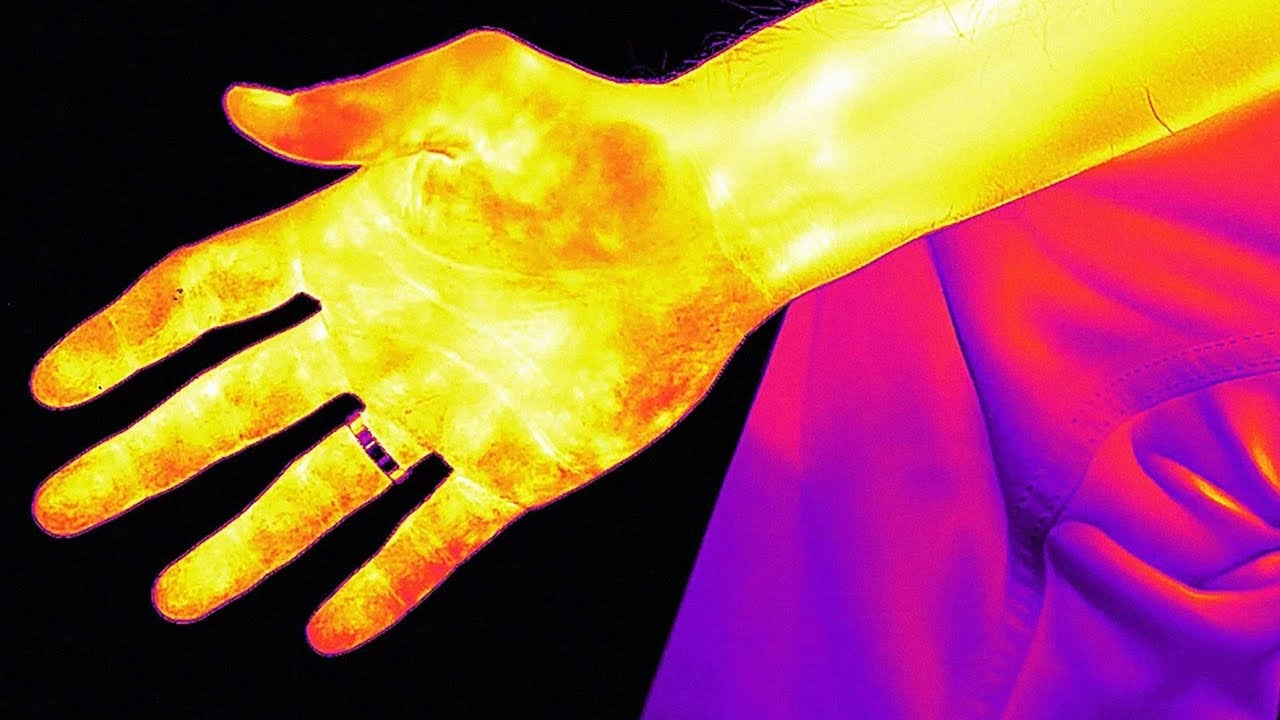
#> input picture session 8/pics/thermal.jpg, 1280 x 720 px
$ jupyter execute BN.ipynb
#> lines starting #> are read from the running program, lines starting #| are printed output that depends on the picture
[cell 1]
import numpy as np
import cv2
import PIL
from matplotlib import pyplot as plt

# Normal Image

[cell 2]
# img = PIL.Image.open('richard.jpg')
img = PIL.Image.open('thermal.jpg')
#> img is the input picture: PIL image 1280x720 RGB; mean R, G, B 154.7, 89.5, 71.5

img

[cell 3]
img = np.array(img)

# MEAN OF CHANNEL
vals = img.mean(axis=2).flatten()
count,bins = np.histogram(vals,range(255))
#> count = 254 values, max 109446 at index 3, min 7 at index 253, mean 3628.3; bins = 255 values from 0 to 254
plt.bar(bins[:-1]-0.5,count,width=1,edgecolor='none')
plt.show()
#> figure, not shown here; tallest bar 109446 high, from x = 2 to 3

[cell 4]
channel =0 #0,1,2
hist2 , bin_edge = np.histogram(img[:,:,channel].ravel(),bins=256,range=(0,256))
#> hist2 = 256 values, max 97333 at index 3, min 122 at index 49, mean 3600; bin_edge = 257 values from 0 to 256
plt.plot(bin_edge[0:-1],hist2)
plt.show()
#> figure, not shown here; curve peaks at x = 3, y = 97333

# Equalize Image

[cell 5]
# img = cv2.imread('richard.jpg')

img = cv2.imread('thermal.jpg')
#> img: shape (720, 1280, 3)
img = cv2.cvtColor(img, cv2.COLOR_BGR2RGB)
r,g,b = cv2.split(img)
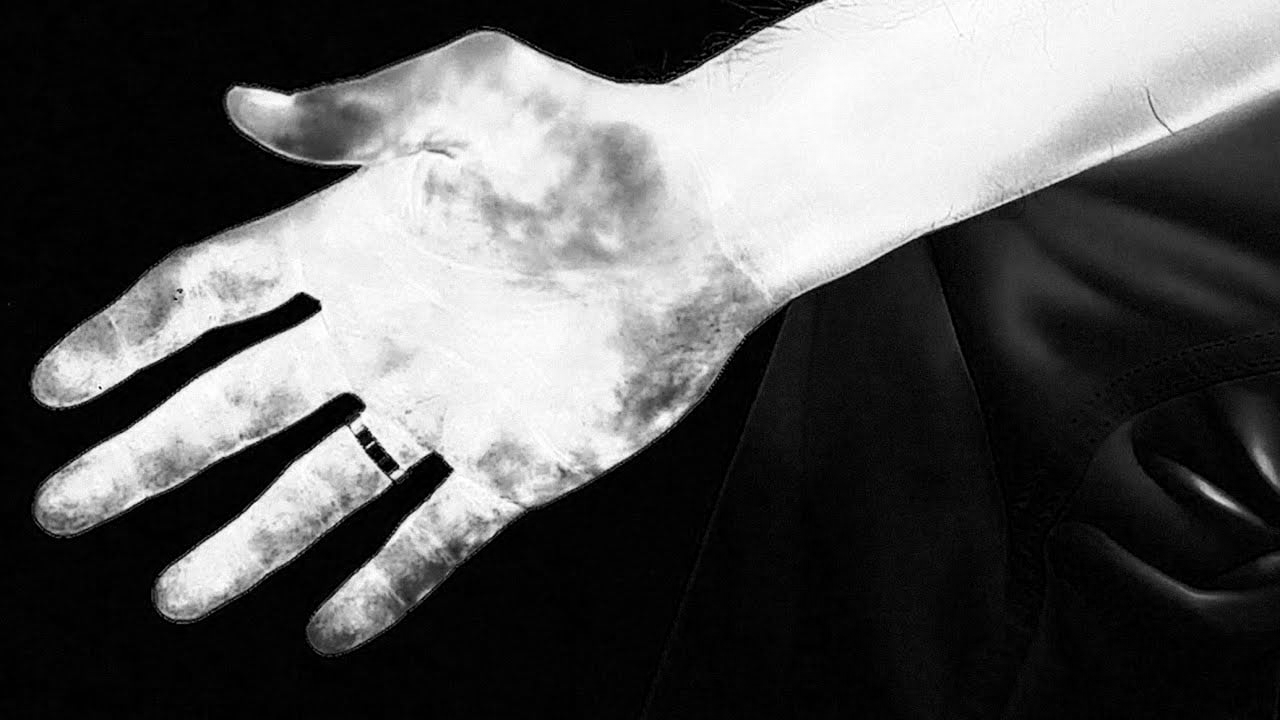
#> g: shape (720, 1280); min 0, max 255, mean 89.5
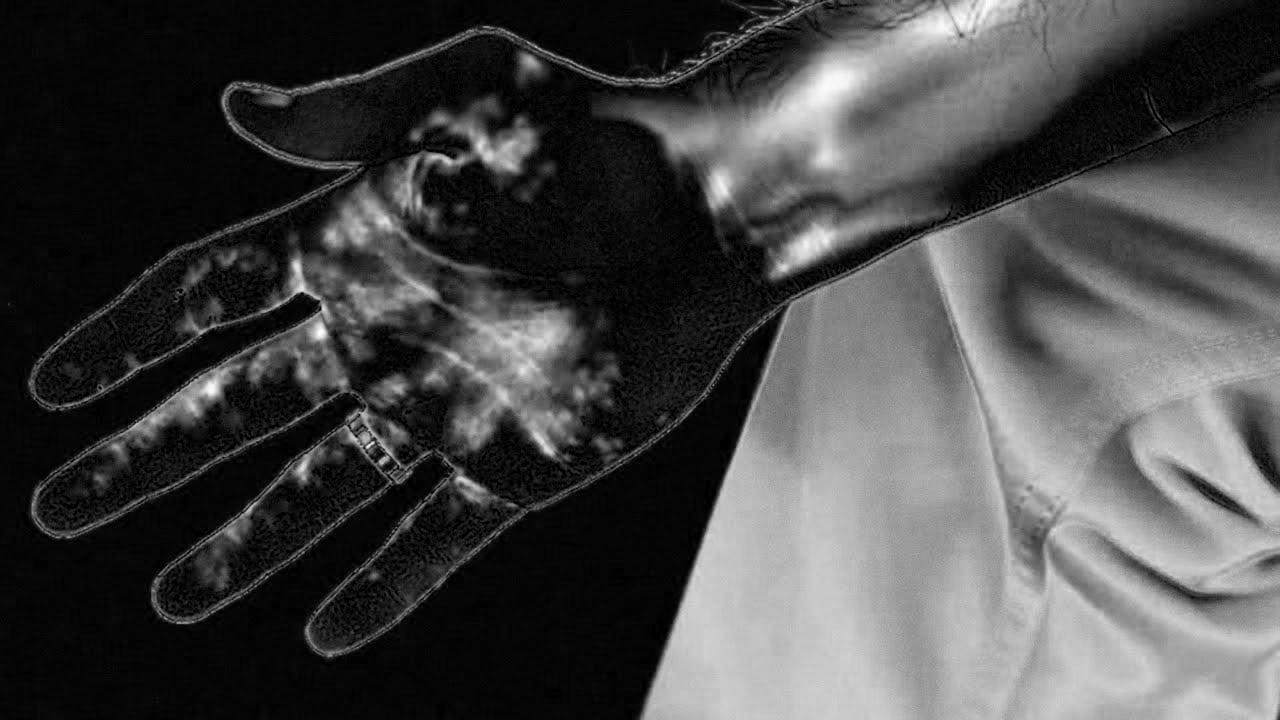
#> b: shape (720, 1280); min 0, max 255, mean 71.5
rgb_img =  cv2.merge((cv2.equalizeHist(r), cv2.equalizeHist(g), cv2.equalizeHist(b)))
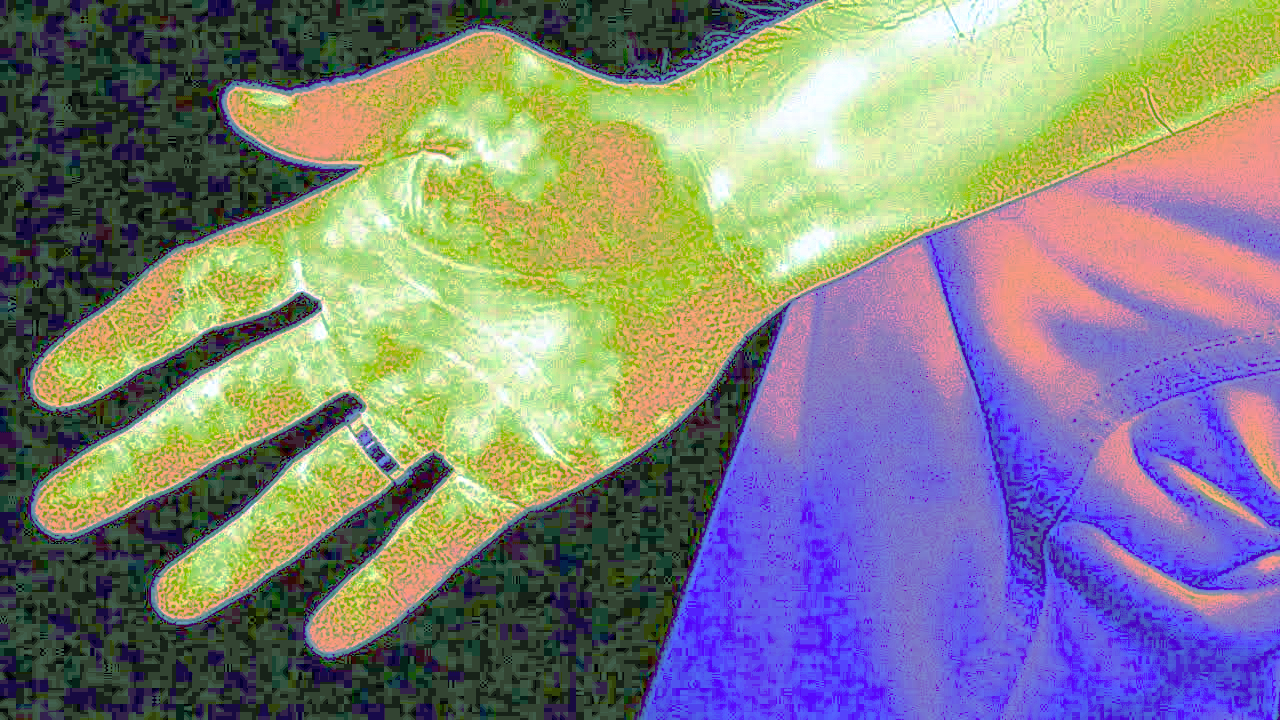
#> rgb_img: shape (720, 1280, 3); mean R, G, B 130.7, 129.8, 128.3
plt.imshow(rgb_img,cmap=None)
plt.show()

[cell 6]
equalize_img_array = np.array(rgb_img)
vals = equalize_img_array.mean(axis=2).flatten()
count,bins = np.histogram(vals,range(255))
#> count = 254 values, max 70482 at index 56, min 0 at index 13, mean 3626.9
plt.bar(bins[:-1]-0.5,count,width=1,edgecolor='none')
plt.show()
#> figure, not shown here; tallest bar 70482 high, from x = 55 to 56

# Normalize Image

[cell 7]
# img = PIL.Image.open('richard.jpg')

img = PIL.Image.open('thermal.jpg')
img = np.array(img)

def normalize(arr):
    """
    Linear normalization
    0-255 ---> 0-500
    """
    arr = arr.astype('float')
    # Do not touch the alpha channel
    for i in range(3):
        minval = arr[...,i].min()
        maxval = arr[...,i].max()
        # print(minval,maxval)
        if minval != maxval:
            arr[...,i] -= minval
            arr[...,i] *= (500.0/(maxval-minval))
    return arr


# MEAN OF CHANNEL
vals = normalize(img).mean(axis=2).flatten()
count,bins = np.histogram(vals,range(255))
#> count = 254 values, max 89323 at index 7, min 49 at index 70, mean 2242
plt.bar(bins[:-1]-0.5,count,width=1,edgecolor='none')
plt.show()
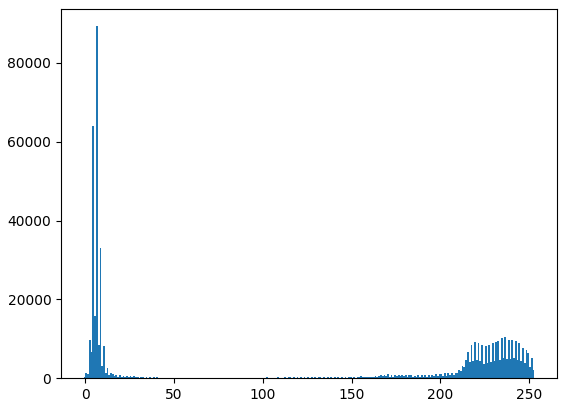
#> figure drawn by matplotlib, 1 panel; tallest bar 89323 high, from x = 6 to 7

[cell 8]
PIL.Image.fromarray(normalize(img).astype(np.uint8))
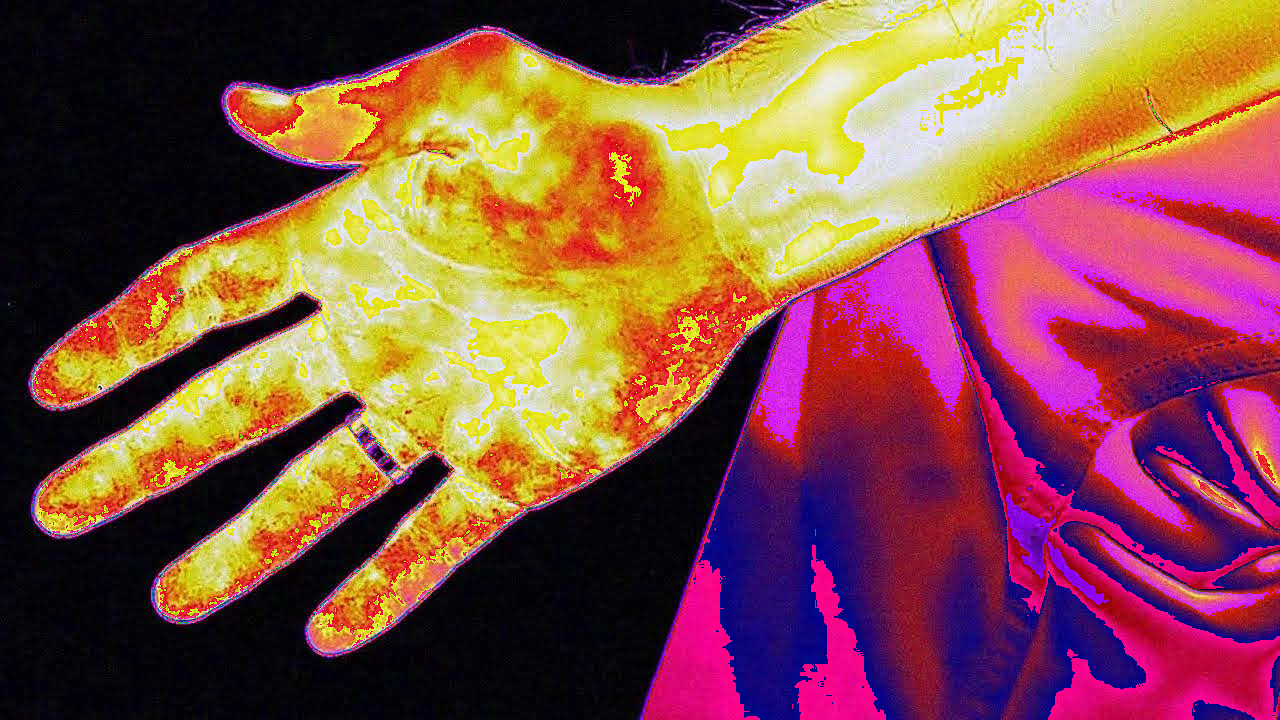
#> Out: PIL image 1280x720 RGB; mean R, G, B 135.1, 80.8, 70.1

$ run again, with session 8/pics/richard.jpg copied over session 8/pics/thermal.jpg
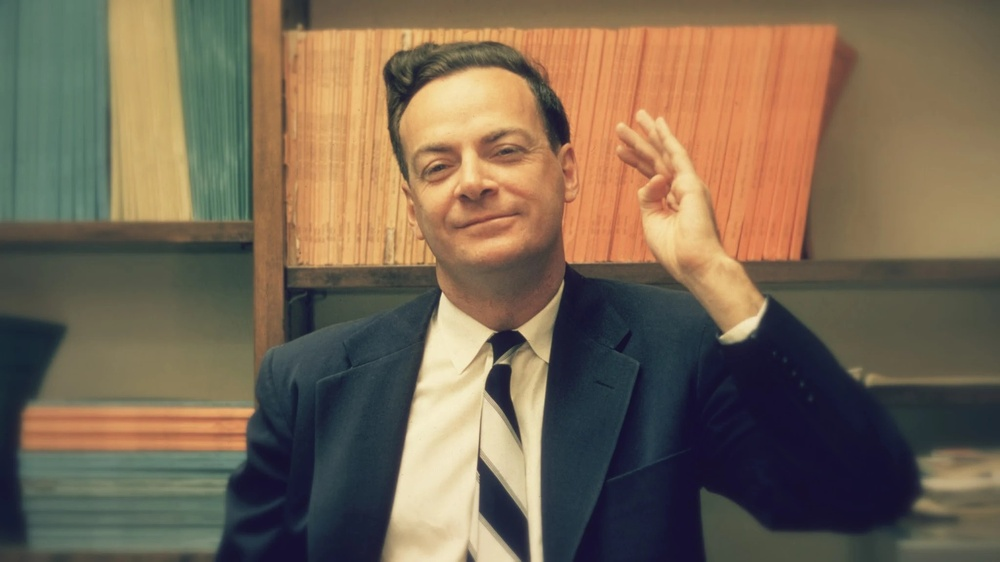
#> input picture session 8/pics/richard.jpg, 1000 x 562 px, shrunk from 2048 x 1152 before the run
#> img is the input picture: PIL image 1000x562 RGB; mean R, G, B 119.3, 103.6, 83.6
#> `count,bins = np.histogram(vals,range(255))`: count = 254 values, max 14099 at index 27, min 0 at index 0, mean 2212.6; bins = 255 values from 0 to 254
#> hist2 = 256 values, max 18281 at index 21, min 0 at index 0, mean 2195.3; bin_edge = 257 values from 0 to 256
#> img: shape (562, 1000, 3)
#> `count,bins = np.histogram(vals,range(255))`: count = 254 values, max 9949 at index 12, min 1 at index 0, mean 2206.1
#> the loop in normalize, `for i in range(3):` made 3 passes
#> (minval, maxval) on passes 1 to 3: (11, 255), (13, 238), (28, 206)
#> `count,bins = np.histogram(vals,range(255))`: count = 254 values, max 10991 at index 25, min 0 at index 0, mean 1578.9
#> `plt.show()`:
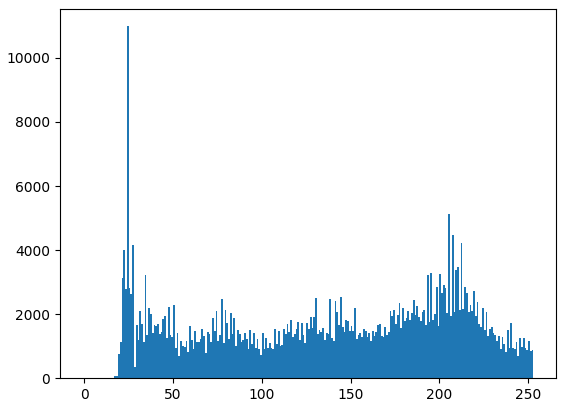
#> figure drawn by matplotlib, 1 panel; tallest bar 10991 high, from x = 24 to 25
#> the loop in normalize (call 2), `for i in range(3):` made 3 passes
#> `PIL.Image.fromarray(normalize(img).astype(np.uint8))`:
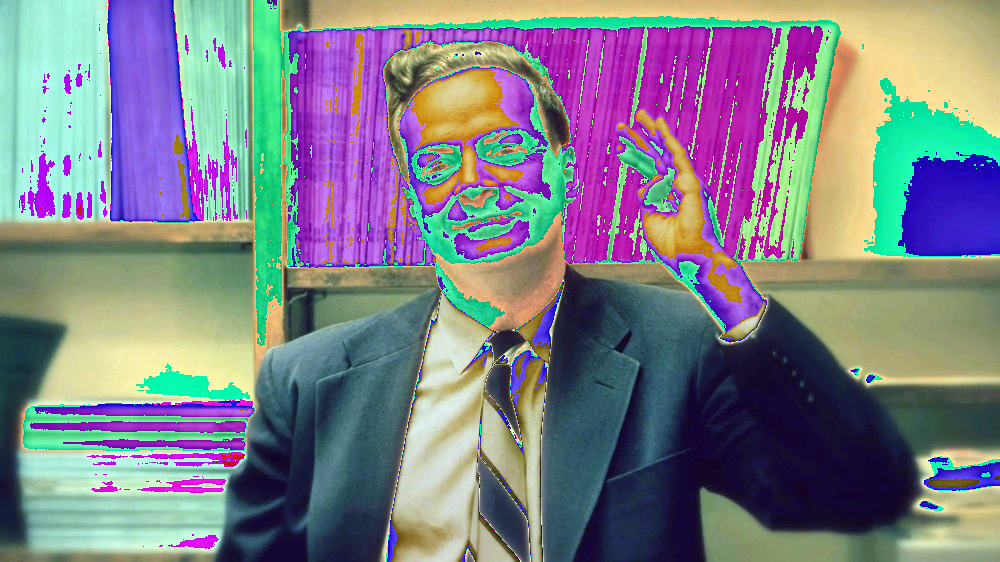
#> Out: PIL image 1000x562 RGB; mean R, G, B 125.5, 127.8, 136.1
